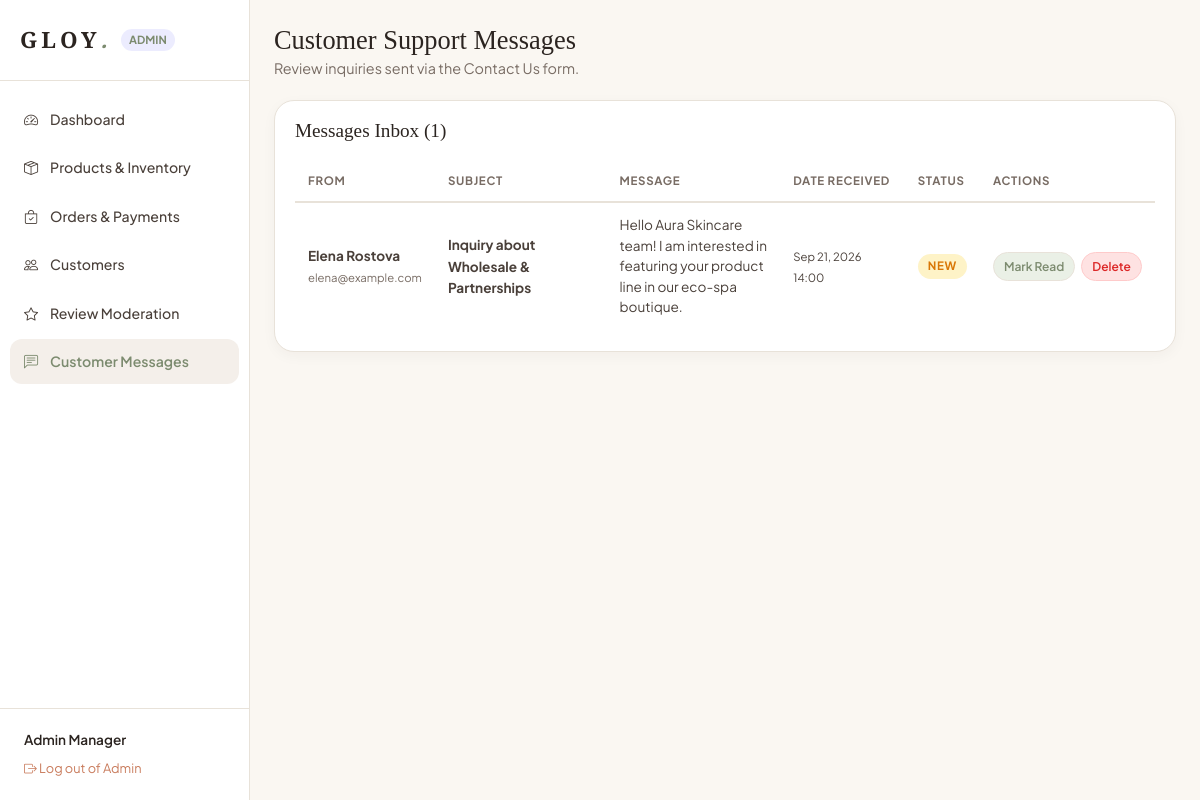
Page /admin/messages.php (signed in) on the committed database.
### tables this page shows
CREATE TABLE `users` (
  `id` INT AUTO_INCREMENT PRIMARY KEY,
  `name` VARCHAR(100) NOT NULL,
  `email` VARCHAR(150) NOT NULL UNIQUE,
  `password_hash` VARCHAR(255) NOT NULL,
  `phone` VARCHAR(30) NULL,
  `role` ENUM('user', 'admin') DEFAULT 'user',
  `status` ENUM('active', 'disabled') DEFAULT 'active',
  `reset_token` VARCHAR(64) NULL,
  `reset_expires` DATETIME NULL,
  `created_at` TIMESTAMP DEFAULT CURRENT_TIMESTAMP
);

CREATE TABLE `messages` (
  `id` INT AUTO_INCREMENT PRIMARY KEY,
  `name` VARCHAR(100) NOT NULL,
  `email` VARCHAR(150) NOT NULL,
  `subject` VARCHAR(200) NOT NULL,
  `message` TEXT NOT NULL,
  `is_read` TINYINT(1) DEFAULT 0,
  `created_at` TIMESTAMP DEFAULT CURRENT_TIMESTAMP
);

### includes/auth_middleware.php (called while the page is built, shortened)
<?php
if (!function_exists('e')) {
    function e($string) {
        return htmlspecialchars($string ?? '', ENT_QUOTES, 'UTF-8');
    }
}
function get_current_user_data() {
    $pdo = getDBConnection();
    $stmt = $pdo->prepare("SELECT id, name, email, phone, role FROM users WHERE id = ?");
    $stmt->execute([$_SESSION['user_id']]);
    return $stmt->fetch();
}

### admin/messages.php (the view, shortened to what this page needs)
<?php
require_once __DIR__ . '/includes/admin_header.php';
$pdo = getDBConnection();
$messages = $pdo->query("SELECT * FROM messages ORDER BY created_at DESC")->fetchAll();
?>
<div class="admin-topbar">
  <div>
    <h1 class="admin-title">Customer Support Messages</h1>
    <p style="color:var(--text-muted); font-size:0.9rem;">Review inquiries sent via the Contact Us form.</p>
  </div>
</div>
<div class="admin-card">
  <div class="card-header-flex">
    <h3 style="font-size:1.2rem;">Messages Inbox (<?php echo count($messages); ?>)</h3>
  </div>
  <?php if (empty($messages)): ?>
    <p style="color:var(--text-muted); text-align:center; padding:40px 0;">No customer messages in the inbox.</p>
  <?php else: ?>
    <div class="table-responsive">
      <table class="data-table">
        <thead>
          <tr>
            <th>From</th>
            <th>Subject</th>
            <th>Message</th>
            <th>Date Received</th>
            <th>Status</th>
            <th>Actions</th>
          </tr>
        </thead>
        <tbody>
          <?php foreach ($messages as $m): ?>
            <tr>
              <td>
                <strong><?php echo e($m['name']); ?></strong><br>
                <small style="color:var(--text-muted);"><?php echo e($m['email']); ?></small>
              </td>
              <td><strong><?php echo e($m['subject']); ?></strong></td>
              <td style="max-width:320px; white-space:normal;"><p style="font-size:0.85rem; margin:0; line-height:1.5;"><?php echo e($m['message']); ?></p></td>
              <td><small><?php echo date('M d, Y H:i', strtotime($m['created_at'])); ?></small></td>
              <td>
                <span class="status-badge <?php echo $m['is_read'] ? 'status-paid' : 'status-pending'; ?>">
                  <?php echo $m['is_read'] ? 'Read' : 'New'; ?>
                </span>
              </td>
              <td>
                <div style="display:inline-flex; gap:6px;">
                  <a href="#" data-post-name="toggle_read" data-post-value="<?php echo (int)$m['id']; ?>" class="btn-table-action btn-enable" style="padding:4px 10px; font-size:0.75rem;">
                    <?php echo $m['is_read'] ? 'Mark Unread' : 'Mark Read'; ?>
                  </a>
                  <a href="#" data-post-name="delete" data-post-value="<?php echo (int)$m['id']; ?>" class="btn-table-action btn-disable" style="padding:4px 10px; font-size:0.75rem;" data-confirm="Delete message?">
                    Delete
                  </a>
                </div>
              </td>
            </tr>
          <?php endforeach; ?>
        </tbody>
      </table>
    </div>
  <?php endif; ?>
</div>
<?php require_once __DIR__ . '/includes/admin_footer.php'; ?>

### admin/includes/admin_header.php (shortened to what this page needs)
<?php
require_once __DIR__ . '/../../includes/auth_middleware.php';
$currentAdmin = get_current_user_data();
$currentAdminPage = basename($_SERVER['PHP_SELF']);
?>
<!DOCTYPE html>
<html lang="en">
<head>
  <link rel="stylesheet" href="https://cdn.jsdelivr.net/npm/bootstrap-icons@1.11.3/font/bootstrap-icons.min.css">
  <link rel="stylesheet" href="../assets/css/style.css">
  <link rel="stylesheet" href="../assets/css/components.css">
  <link rel="stylesheet" href="../assets/css/admin.css">
</head>
<body class="admin-body">
  <aside class="admin-sidebar">
    <div class="admin-brand">
      <a href="../index.php" class="brand-logo" style="font-size:1.4rem;">
        GLOY<span style="color:var(--primary-purple);">.</span>
      </a>
      <span style="font-size:0.7rem; font-weight:700; text-transform:uppercase; background:rgba(99,102,241,0.12); color:var(--primary-purple); padding:2px 8px; border-radius:var(--radius-pill);">Admin</span>
    </div>
    <nav class="admin-nav">
      <a href="dashboard.php" class="admin-nav-item <?php echo $currentAdminPage === 'dashboard.php' ? 'active' : ''; ?>">
        <i class="bi bi-speedometer2 me-2"></i> Dashboard
      </a>
      <a href="products.php" class="admin-nav-item <?php echo $currentAdminPage === 'products.php' ? 'active' : ''; ?>">
        <i class="bi bi-box-seam me-2"></i> Products &amp; Inventory
      </a>
      <a href="orders.php" class="admin-nav-item <?php echo $currentAdminPage === 'orders.php' ? 'active' : ''; ?>">
        <i class="bi bi-bag-check me-2"></i> Orders &amp; Payments
      </a>
      <a href="customers.php" class="admin-nav-item <?php echo $currentAdminPage === 'customers.php' ? 'active' : ''; ?>">
        <i class="bi bi-people me-2"></i> Customers
      </a>
      <a href="reviews.php" class="admin-nav-item <?php echo $currentAdminPage === 'reviews.php' ? 'active' : ''; ?>">
        <i class="bi bi-star me-2"></i> Review Moderation
      </a>
      <a href="messages.php" class="admin-nav-item <?php echo $currentAdminPage === 'messages.php' ? 'active' : ''; ?>">
        <i class="bi bi-chat-left-text me-2"></i> Customer Messages
      </a>
    </nav>
    <div style="padding:20px 24px; border-top:1px solid var(--border-color);">
      <div style="font-size:0.85rem; font-weight:600; color:var(--text-heading); margin-bottom:4px;"><?php echo e($currentAdmin['name']); ?></div>
      <a href="../logout.php" style="font-size:0.8rem; color:var(--accent-terracotta);"><i class="bi bi-box-arrow-right me-1"></i> Log out of Admin</a>
    </div>
  </aside>
  <main class="admin-main">

### assets/css/style.css (style rules this page uses)
:root { --bg-main: #FAF7F2; --bg-surface: #FFFFFF; --bg-card: #FFFFFF; --bg-secondary: #F4EFEA; --bg-accent-sage: #EAF0E6; --bg-accent-blush: #FDF3EE; --primary-purple: #7C8B6F; --primary-purple-hover: #667459; --accent-sage: #7C8B6F; --accent-terracotta: #C97C5D; --accent-terracotta-hover: #B3684B; --accent-gold: #D4AF37; --accent-plum: #C97C5D; --text-heading: #2B2420; --text-body: #4A403A; --text-muted: #786C64; --border-color: #E8E2D9; --border-focus: #7C8B6F; --search-bg: #FFFFFF; --search-border: #E8E2D9; --search-focus: #7C8B6F; --font-serif: 'Playfair Display', Georgia, serif; --font-sans: 'Plus Jakarta Sans', -apple-system, BlinkMacSystemFont, sans-serif; --shadow-sm: 0 4px 14px rgba(43, 36, 32, 0.04); --shadow-md: 0 10px 30px rgba(43, 36, 32, 0.07); --shadow-lg: 0 20px 48px rgba(43, 36, 32, 0.1); --radius-sm: 6px; --radius-md: 12px; --radius-lg: 20px; --radius-pill: 50px; --transition-fast: 0.2s cubic-bezier(0.4, 0, 0.2, 1); --transition-smooth: 0.35s cubic-bezier(0.4, 0, 0.2, 1); }
*, *::before, *::after { box-sizing: border-box; margin: 0; padding: 0; }
html { scroll-behavior: smooth; font-size: 16px; }
body { font-family: var(--font-sans); background-color: var(--bg-main); color: var(--text-body); line-height: 1.6; overflow-x: hidden; -webkit-font-smoothing: antialiased; }
h1, h2, h3, h4, h5, h6 { font-family: var(--font-serif); color: var(--text-heading); font-weight: 500; line-height: 1.25; }
a { color: inherit; text-decoration: none; transition: color var(--transition-fast); }
.brand-logo { font-family: var(--font-serif); font-size: 1.8rem; letter-spacing: 0.18em; font-weight: 700; color: #2B2420; text-transform: uppercase; }
.brand-logo span { color: #7C8B6F; font-style: italic; }

### rows in the picture
users: name "Admin Manager"
messages: name "Elena Rostova", email "elena@example.com", subject "Inquiry about Wholesale & Partnerships", message "Hello Aura Skincare team! I am interested in featuring your product line in our eco-spa boutique.", created_at "Sep 21, 2026 14:00", is_read "NEW", $m['id'] 1 (drawn)

### other values in the picture
count($messages) "1"
